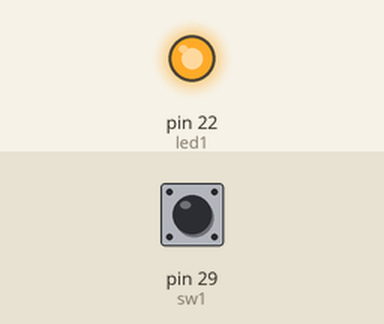
A sketch run on a simulated Arduino Mega 2560, built with avr-gcc and run on an emulated ATmega2560. Shown: output pins drawn as LEDs (lit = HIGH). The inputs (shaded band) are chosen by the test bench; at power-on: pin 29 (sw1) HIGH.

Above: at 1.2 s.
1.3 s: pin 29 (sw1) pulled LOW for 0.15 s
At 1.37 s:
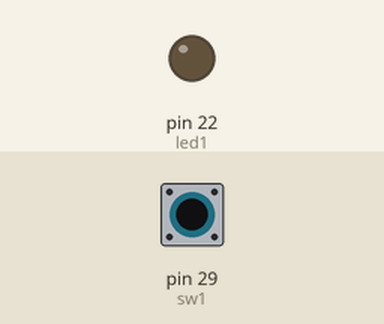
2.9 s: pin 29 (sw1) pulled LOW for 3.2 s
At 7.1 s:
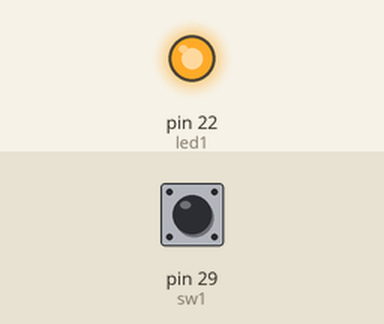
Timing chart, 0 to 8.6 s (numbered marks = the images above; inputs shaded):
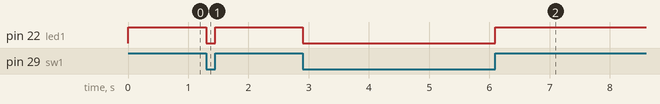

Measured:
- after the input at 1.3 s, pin 22 (led1): HIGH → LOW at once, → HIGH 0.15 s later
- after the input at 2.9 s, pin 22 (led1): HIGH → LOW at once, → HIGH 3.2 s later

The sketch:

LEDSwitch_sesh1.ino
```cpp
int led1 = 22;
int sw1 = 29;
int sw1_value;

void setup(){
  pinMode(led1,OUTPUT);
  pinMode(sw1,INPUT);
  digitalWrite(led1,HIGH);
}

void loop(){
  sw1_value = digitalRead(sw1);
  //Will work only when pressed
  //For press and leave, use delay
  if(sw1_value == LOW){
    digitalWrite(led1,LOW);
    //delay(2000);
  } else {
    digitalWrite(led1,HIGH);
  }
}
```
